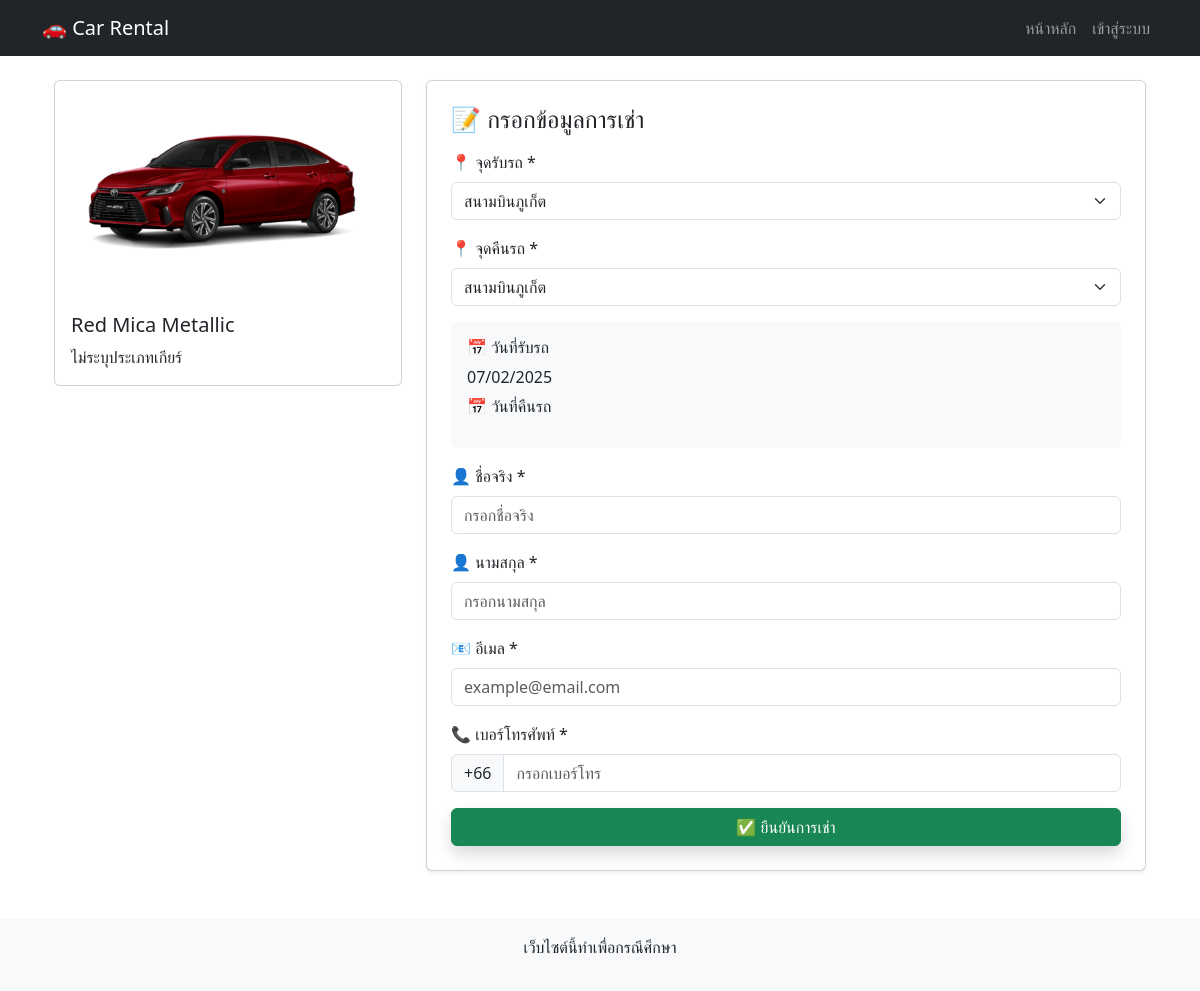
The app's page /rental/1/ with its own data.
### myapp/models.py (models this page shows, shortened)
class Car(models.Model):
    name = models.CharField(max_length=255, verbose_name="ชื่อรถ")
    brand = models.CharField(max_length=100, verbose_name="ยี่ห้อ")
    model = models.CharField(max_length=255, verbose_name="รุ่น")
    year = models.PositiveIntegerField(verbose_name="ปีที่ผลิต")
    type = models.CharField(
        max_length=50,
        choices=[
            ('Sedan', 'Sedan'),
            ('SUV', 'SUV'),
            ('Truck', 'Truck'),
            ('Van', 'Van'),
        ],
        verbose_name="ประเภทรถ"
    )
    seats = models.PositiveIntegerField(default=5, verbose_name="จำนวนที่นั่ง")
    doors = models.PositiveIntegerField(default=4, verbose_name="จำนวนประตู")
    price_per_day = models.DecimalField(max_digits=10, decimal_places=2, verbose_name="ราคา/วัน")
    discount = models.DecimalField(max_digits=5, decimal_places=2, default=0.00, verbose_name="ส่วนลด (%)")
    image = models.ImageField(upload_to='cars/', blank=True, null=True, verbose_name="รูปภาพ")
    description = models.TextField(default="ไม่มีข้อมูล", verbose_name="รายละเอียด")
    available = models.BooleanField(default=True, verbose_name="พร้อมให้เช่า")
    class Meta:
        verbose_name = "รถยนต์"
        verbose_name_plural = "รถยนต์ทั้งหมด"
        ordering = ['-year']

### myapp/views.py (the view)
# urls.py: path("rental/<int:car_id>/", views.rental_form, name="rental_form"),
def rental_form(request, car_id):
    car = get_object_or_404(Car, id=car_id)  # ✅ ค้นหารถจาก database
    context = {
        "car": car,
        "pickup_location": "สนามบินเชียงใหม่",
        "pickup_date": "07/02/2025",
        "pickup_time": "10:00 น.",
        "dropoff_location": "สนามบินเชียงใหม่",
        "dropoff_date": "09/02/2025",
        "dropoff_time": "10:00 น.",
        "rental_shop_name": "Local",
        "rental_shop_code": "C00325",
    }
    return render(request, "myapp/rental_form.html", context)

### myapp/context_processors.py (called while the page is built)
def google_maps_api_key(request):
    return {
        "google_maps_api_key": settings.GOOGLE_MAPS_API_KEY
    }

### myapp/templates/myapp/rental_form.html (shortened to what this page needs)
{% extends "myapp/base.html" %}
{% block content %}
<div class="container mt-4">
    <div class="row">
        <div class="col-md-4">
            <div class="card">
                {% if car and car.image and car.image.url %}
                    <img src="{{ car.image.url }}" class="card-img-top" alt="Car Image">
                {% else %}
                    <p class="text-muted text-center">ไม่มีภาพรถ</p>
                {% endif %}
                <div class="card-body">
                    <h5 class="card-title">{{ car.name|default:"ไม่ทราบชื่อรถ" }}</h5>
                    <p class="card-text">{{ car.transmission|default:"ไม่ระบุประเภทเกียร์" }}</p>
                </div>
            </div>
        </div>
        <div class="col-md-8">
            <div class="card p-4 shadow-sm">
                <h4 class="mb-3">📝 กรอกข้อมูลการเช่า</h4>
                <form method="post" action="{% url 'receipt' %}">
                    <div class="mb-3">
                        <label class="form-label">📍 จุดรับรถ *</label>
                        <select name="pickup_location" class="form-select" required>
                            <option value="สนามบินภูเก็ต">สนามบินภูเก็ต</option>
                        </select>
                    </div>
                    <div class="mb-3">
                        <label class="form-label">📍 จุดคืนรถ *</label>
                        <select name="return_location" class="form-select" required>
                            <option value="สนามบินภูเก็ต">สนามบินภูเก็ต</option>
                        </select>
                    </div>
                    <div class="mb-3 p-3 bg-light rounded">
                        <h6>📅 วันที่รับรถ</h6>
                        <p class="mb-2">{{ pickup_date }}</p>
                        <h6>📅 วันที่คืนรถ</h6>
                    </div>
                    <div class="mb-3">
                        <label class="form-label">👤 ชื่อจริง *</label>
                        <input type="text" name="first_name" class="form-control" placeholder="กรอกชื่อจริง" required>
                    </div>
                    <div class="mb-3">
                        <label class="form-label">👤 นามสกุล *</label>
                        <input type="text" name="last_name" class="form-control" placeholder="กรอกนามสกุล" required>
                    </div>
                    <div class="mb-3">
                        <label class="form-label">📧 อีเมล *</label>
                        <input type="email" name="email" class="form-control" placeholder="example@email.com" required>
                    </div>
                    <div class="mb-3">
                        <label class="form-label">📞 เบอร์โทรศัพท์ *</label>
                        <div class="input-group">
                            <span class="input-group-text">+66</span>
                            <input type="text" name="phone" class="form-control" placeholder="กรอกเบอร์โทร" required>
                        </div>
                    </div>
                    <button type="submit" class="btn btn-success w-100 shadow">
                        ✅ ยืนยันการเช่า
                    </button>
                </form>
            </div>
        </div>
    </div>
</div>
{% endblock %}

### records on screen
Car: image (picture), name "Red Mica Metallic"

### other values on screen
{{ car.transmission|default:"ไม่ระบุประเภทเกียร์" }} "ไม่ระบุประเภทเกียร์"
{{ pickup_date }} "07/02/2025"
